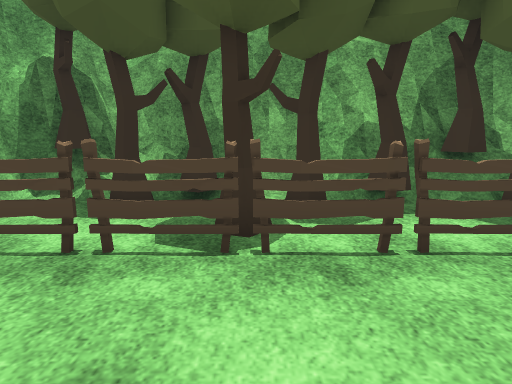
[1] (above)

20 first-person views from a walk through a 3-D level made in the Unity game engine. The camera is 1.3 m above the floor, tilts 10° down and sees 75° across. The floor is counted in squares, 1 m on a side. Each view is taken from the middle of a square. On the plan, view 1 faces up. The plan holds only what a view shows up to about 14 squares ahead; the rest is blank. The place goes on beyond the plan. Some animated figures are not drawn. Some surface patterns are stand-ins.

[2]
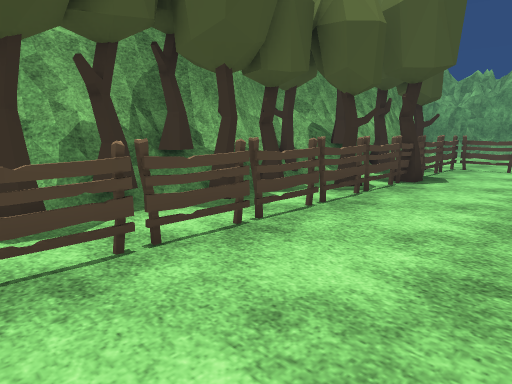

[3]
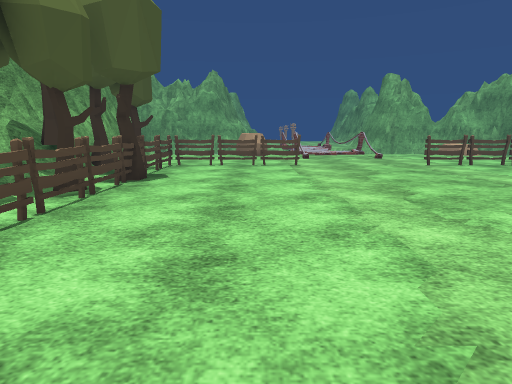

[4]
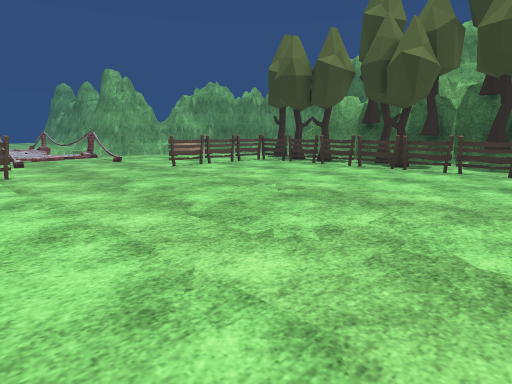

[5]
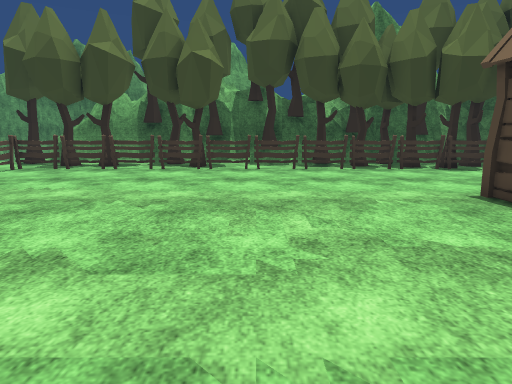

[6]
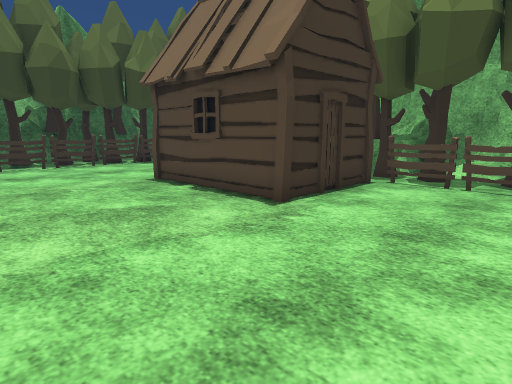

[7]
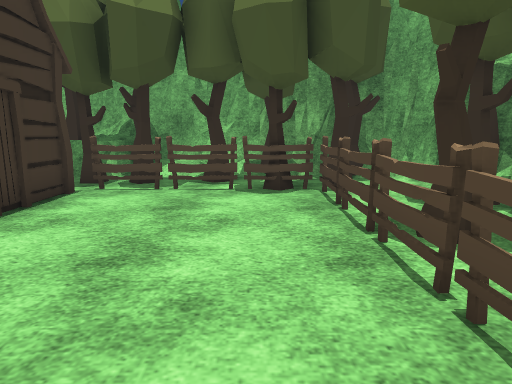

[8]
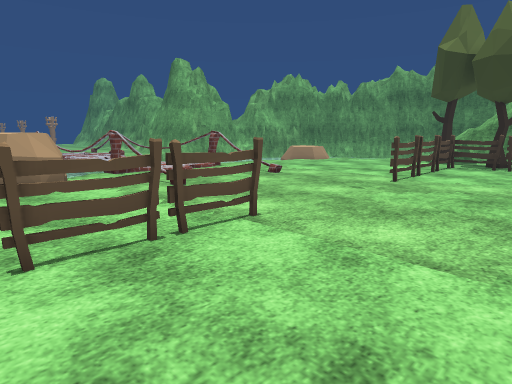

[9]
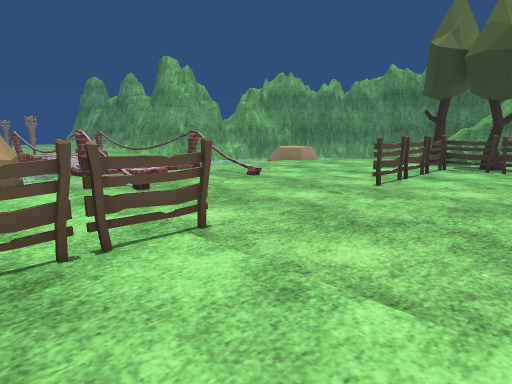

[10]
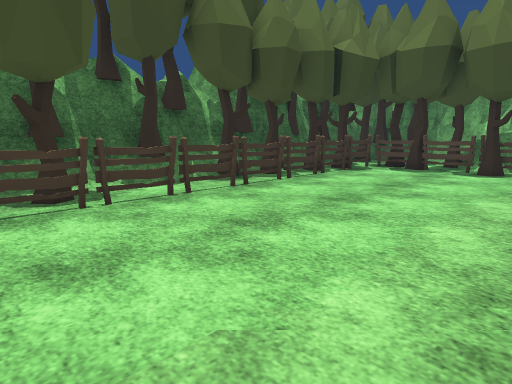

[11]
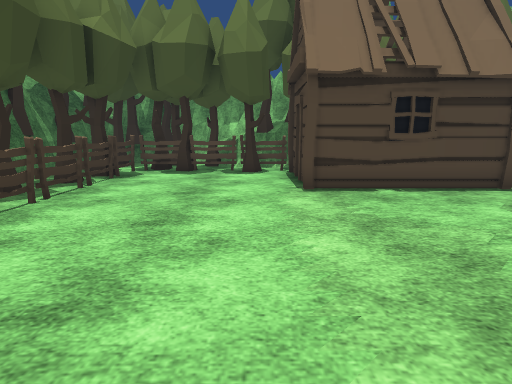

[12]
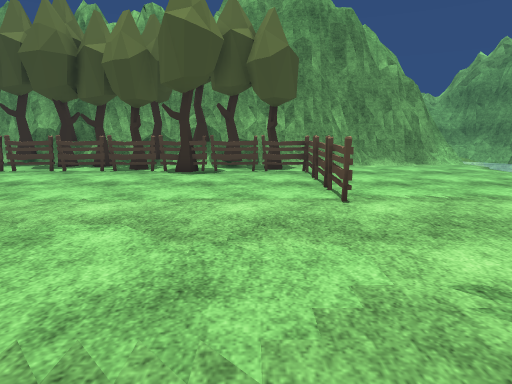

[13]
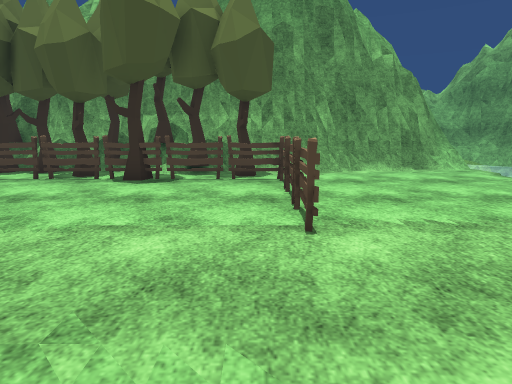

[14]
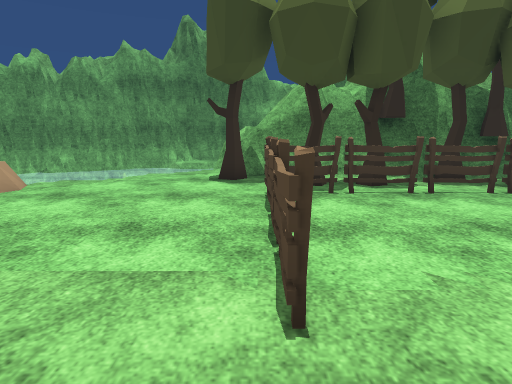

[15]
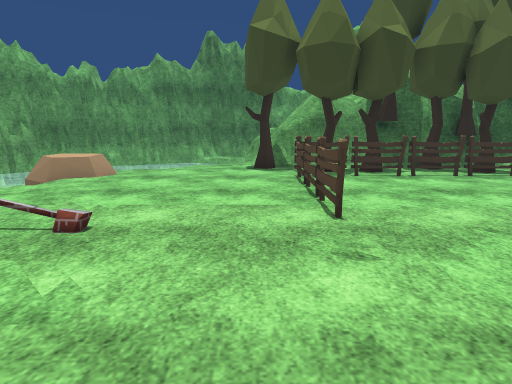

[16]
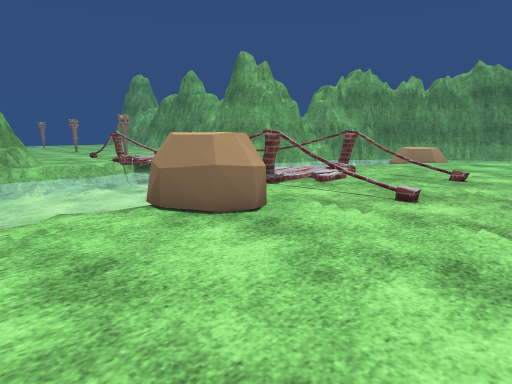

[17]
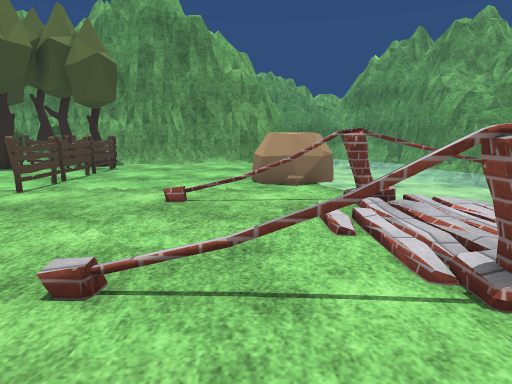

[18]
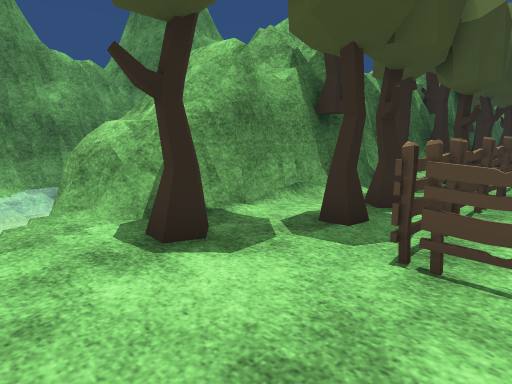

[19]
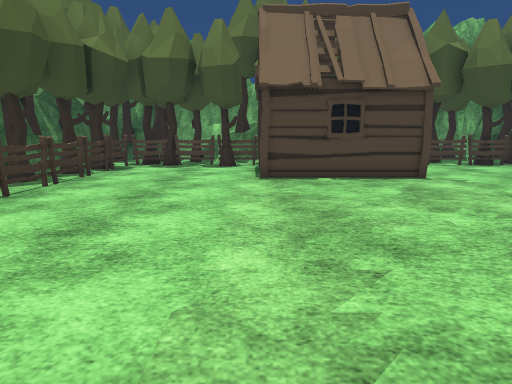

[20]
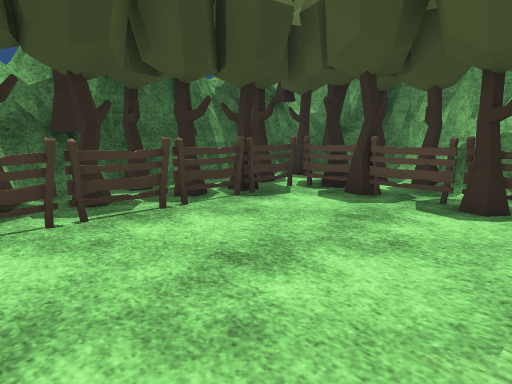

### Floor plan
Key: @ floor where view 1 was taken; # wall or solid block; . main floor; : floor 0.25 m higher than the main floor; - floor 0.25 m lower than the main floor; / step, stairs or slope; = window, fence, low wall or low ledge; ≈ water the walk keeps out of; ^ raised ledge; T tree; F fence; H hut; R rock; O other object.
Columns run from 6 left of view 1 to 22 right of it. Each row starts with its distance up from view 1.
  8   #######     ###         #
  7 ####:T ############   #####=
  6 # .TT. TT#####T##^########=
  5 T.....T...TTT.T.#T#T.......≈
  4 #TTFFFTFFFFFFFTTTFFTF......≈≈
  3  .T.............T...F......≈≈
  2 T.T.................F......≈≈
  1  TF.................F.....RR
  0  .F...@.............F....RRR
 -1 .TF.................F.....R≈
 -2 TTFHHHH.............F....=##≈
 -3 #TO   H....................:≈
 -4 T O   H.................../..
 -5       H...................//:
 -6 OT    H...................#.≈
 -7 ##FHHHH.............F.......≈
 -8 T#FT................F.......
 -9 ^#F.................F.......
-10 TTT.................F....../
-11 T.T.................F....../
-12  .TFFFFFFFFFFFFFFFFFF.....RRR
-13 T.TTTT.T.....TT..T........RR
-14 T T# TTTT## ..TT.TTT......≈
-15 T####T###########=  TT..≈
-16     ###### ##########=.-
-17                     #=≈     ≈
-18                     #^    ≈≈≈
-19                      ≈≈   ≈≈≈

Positions as (right, up) in squares from view 1, and headings:
1: (0, 0), facing up
2: (0, 0), facing up-right
3: (0, 0), facing right
4: (2, 0), facing down-right
5: (5, 0), facing down
6: (5, 2), facing down-left
7: (4, 2), facing left
8: (10, 2), facing down-right
9: (10, 1), facing down-right
10: (9, -6), facing down-left
11: (8, -8), facing left
12: (12, -8), facing up
13: (13, -6), facing up
14: (14, -5), facing down
15: (15, -2), facing down
16: (15, 4), facing down-right
17: (19, -9), facing up
18: (17, -11), facing down-left
19: (10, -7), facing left
20: (3, -7), facing down-left
